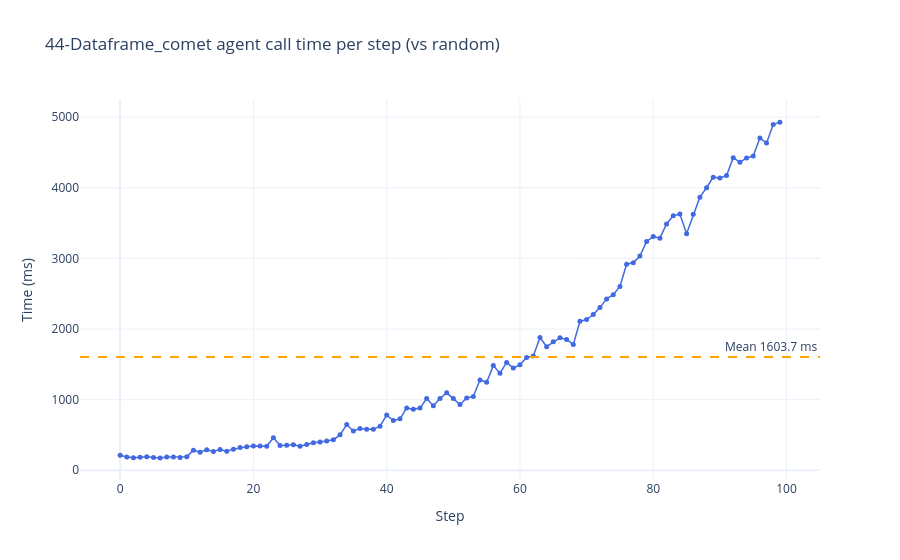

This figure's notebook cell:
### Code cell
fig = go.Figure()
fig.add_trace(go.Scatter(
    x=step_numbers,
    y=step_times_ms,
    mode="lines+markers",
    name="Agent call time",
    line=dict(color="royalblue", width=1.5),
    marker=dict(size=5),
))
fig.add_hline(
    y=mean_ms,
    line_dash="dash",
    line_color="orange",
    annotation_text=f"Mean {mean_ms:.1f} ms",
    annotation_position="top right",
)
fig.update_layout(
    title="44-Dataframe_comet agent call time per step (vs random)",
    xaxis_title="Step",
    yaxis_title="Time (ms)",
    template="plotly_white",
    hovermode="x unified",
)
fig.show()

### Figure 1 — Plotly figure (JSON) as saved in the notebook; plotly's stock layout.template omitted (floating-point values rounded to 4 significant figures)
{"data": [{"line": {"color": "royalblue", "width": 1.5}, "marker": {"size": 5}, "mode": "lines+markers", "name": "Agent call time", "type": "scatter", "x": [0, 1, 2, 3, 4, 5, 6, 7, 8, 9, 10, 11, 12, 13, 14, 15, 16, 17, 18, 19, 20, 21, 22, 23, 24, 25, 26, 27, 28, 29, 30, 31, 32, 33, 34, 35, 36, 37, 38, 39, 40, 41, 42, 43, 44, 45, 46, 47, 48, 49, 50, 51, 52, 53, 54, 55, 56, 57, 58, 59, 60, 61, 62, 63, 64, 65, 66, 67, 68, 69, 70, 71, 72, 73, 74, 75, 76, 77, 78, 79, 80, 81, 82, 83, 84, 85, 86, 87, 88, 89, 90, 91, 92, 93, 94, 95, 96, 97, 98, 99], "y": [212.4, 187.2, 178.6, 182.4, 190.6, 179.4, 175.3, 187.1, 187.7, 181.2, 190.3, 284.3, 254.1, 289.1, 264.4, 293.0, 270.4, 298.9, 320.5, 333.8, 344.5, 344.8, 339.0, 460.8, 349.2, 353.9, 361.9, 339.1, 363.2, 388.0, 399.7, 416.0, 432.2, 501.0, 646.8, 556.2, 590.4, 581.2, 579.3, 623.8, 780.8, 704.9, 728.5, 882.3, 862.3, 880.7, 1016.0, 913.3, 1017.0, 1096.0, 1017.0, 930.4, 1022.0, 1045.0, 1278.0, 1246.0, 1481.0, 1372.0, 1527.0, 1446.0, 1494.0, 1596.0, 1618.0, 1880.0, 1749.0, 1819.0, 1876.0, 1851.0, 1780.0, 2108.0, 2135.0, 2205.0, 2303.0, 2426.0, 2485.0, 2603.0, 2917.0, 2938.0, 3033.0, 3240.0, 3308.0, 3286.0, 3486.0, 3605.0, 3628.0, 3348.0, 3623.0, 3867.0, 4000.0, 4150.0, 4140.0, 4173.0, 4426.0, 4360.0, 4422.0, 4450.0, 4704.0, 4634.0, 4895.0, 4929.0]}], "layout": {"annotations": [{"showarrow": false, "text": "Mean 1603.7 ms", "x": 1, "xanchor": "right", "xref": "x domain", "y": 1604.0, "yanchor": "bottom", "yref": "y"}], "hovermode": "x unified", "shapes": [{"line": {"color": "orange", "dash": "dash"}, "type": "line", "x0": 0, "x1": 1, "xref": "x domain", "y0": 1604.0, "y1": 1604.0, "yref": "y"}], "title": {"text": "44-Dataframe_comet agent call time per step (vs random)"}, "xaxis": {"title": {"text": "Step"}}, "yaxis": {"title": {"text": "Time (ms)"}}}}
